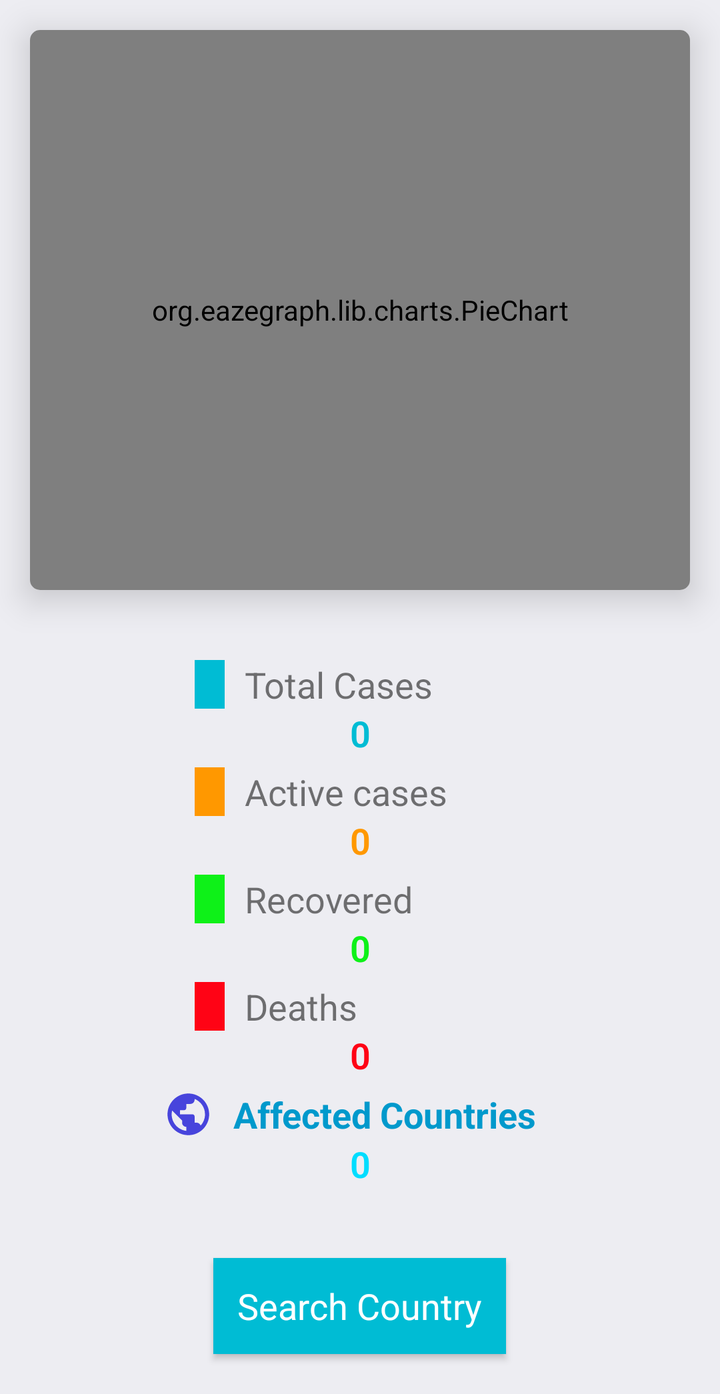
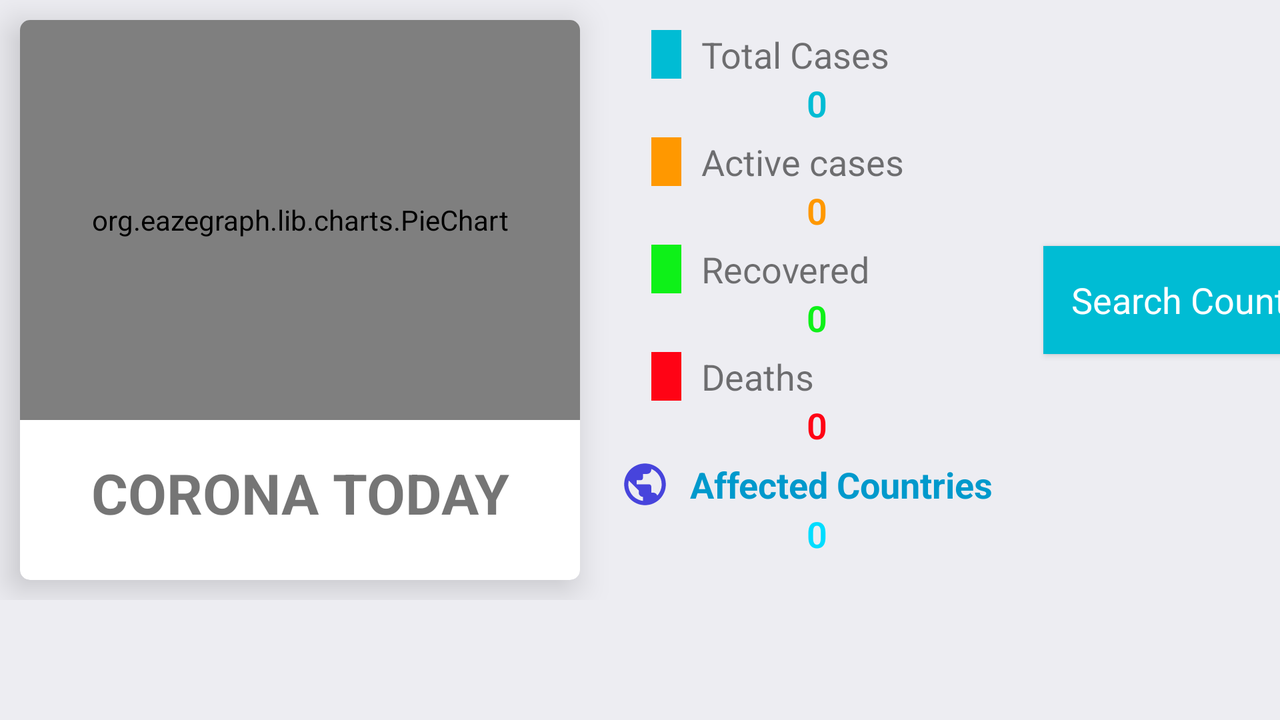

One screen, two layout resources from the same app: the default and the repository's alternative for another configuration. Each is rendered where Android would select it; the XML of both is given below.
<!-- AndroidManifest.xml: activity theme AppTheme.NoActionBar -->
<!-- res/layout/activity_main.xml -->
<?xml version="1.0" encoding="utf-8"?>
<ScrollView xmlns:android="http://schemas.android.com/apk/res/android"
    xmlns:tools="http://schemas.android.com/tools"
    android:layout_width="match_parent"
    android:layout_height="match_parent"
    android:background="@color/color_white"
    tools:context=".MainActivity">

    <LinearLayout xmlns:app="http://schemas.android.com/apk/res-auto"
        android:layout_width="match_parent"
        android:layout_height="wrap_content"
        android:background="@color/color_white"
        android:orientation="vertical">














        <androidx.cardview.widget.CardView
            android:id="@+id/cardViewGraph"
            android:layout_width="match_parent"
            android:background="@mipmap/ic_launcher_foreground"
            android:layout_height="280dp"
            android:layout_margin="@dimen/margin_15"
            app:cardCornerRadius="@dimen/margin_5"
            app:cardElevation="@dimen/padding_10">


            <com.leo.simplearcloader.SimpleArcLoader
                android:id="@+id/loader"
                android:layout_width="60dp"
                android:layout_height="60dp"
                android:layout_gravity="center"
                android:visibility="visible"
                app:arc_style="complete_arc" />

            <org.eazegraph.lib.charts.PieChart
                android:id="@+id/piechart"
                android:layout_width="match_parent"
                android:layout_height="match_parent"
                android:background="@drawable/splash_background"
                android:padding="6dp"
                app:egInnerValueColor="@android:color/black"
                app:egLegendTextSize="@dimen/text_18"
                app:egShowDecimal="true" />


        </androidx.cardview.widget.CardView>


        <LinearLayout
            android:layout_width="match_parent"
            android:layout_height="match_parent"
            android:layout_margin="@dimen/margin_15"
            android:orientation="vertical">

            <LinearLayout
                android:layout_width="match_parent"
                android:layout_height="wrap_content"
                android:layout_marginTop="@dimen/margin_5"
                android:orientation="vertical">

                <LinearLayout
                    android:layout_width="match_parent"
                    android:layout_height="wrap_content"
                    android:gravity="center">

                    <View
                        android:layout_width="@dimen/margin_15"
                        android:layout_height="match_parent"
                        android:background="@color/cases" />

                    <TextView
                        android:layout_width="150dp"
                        android:gravity="start"
                        android:layout_height="wrap_content"
                        android:paddingStart="@dimen/padding_10"
                        android:paddingEnd="@dimen/padding_10"
                        android:text="@string/total_cases"
                        android:textSize="@dimen/text_18" />

                </LinearLayout>

                <TextView
                    android:id="@+id/tvCases"
                    android:layout_width="fill_parent"
                    android:layout_height="wrap_content"
                    android:fontFamily="sans-serif-light"
                    android:gravity="center"
                    android:paddingStart="@dimen/margin_5"
                    android:paddingEnd="@dimen/margin_5"
                    android:text="@string/_0"
                    android:textColor="@color/cases"
                    android:textSize="@dimen/text_18"
                    android:textStyle="bold" />

            </LinearLayout>

            <LinearLayout
                android:orientation="vertical"
                android:layout_width="match_parent"
                android:layout_height="wrap_content"
                android:layout_marginTop="@dimen/margin_5">

                <LinearLayout
                    android:layout_width="match_parent"
                    android:layout_height="wrap_content"
                    android:gravity="center">

                    <View
                        android:layout_width="@dimen/margin_15"
                        android:layout_height="match_parent"
                        android:background="@color/active" />

                    <TextView
                        android:layout_width="150dp"
                        android:gravity="start"
                        android:layout_height="wrap_content"
                        android:paddingStart="@dimen/padding_10"
                        android:paddingEnd="@dimen/padding_10"
                        android:text="@string/active_cases"
                        android:textSize="@dimen/text_18" />
                </LinearLayout>

                <TextView
                    android:id="@+id/tvActive"
                    android:layout_width="fill_parent"
                    android:layout_height="wrap_content"
                    android:fontFamily="sans-serif-light"
                    android:gravity="center"
                    android:layout_gravity="center"
                    android:paddingStart="@dimen/padding_10"
                    android:paddingEnd="@dimen/padding_10"
                    android:text="@string/_0"
                    android:textColor="@color/active"
                    android:textSize="@dimen/text_18"
                    android:textStyle="bold" />


            </LinearLayout>

            <LinearLayout
                android:layout_width="match_parent"
                android:layout_height="wrap_content"
                android:orientation="vertical"
                android:layout_marginTop="@dimen/margin_5">

                <LinearLayout
                    android:gravity="center"
                    android:layout_width="match_parent"
                    android:layout_height="wrap_content">

                    <View
                        android:layout_width="@dimen/margin_15"
                        android:layout_height="match_parent"
                        android:background="@color/recovered" />

                    <TextView
                        android:layout_width="150dp"
                        android:gravity="start"
                        android:layout_height="wrap_content"
                        android:layout_gravity="center"
                        android:paddingStart="@dimen/padding_10"
                        android:paddingEnd="@dimen/padding_10"
                        android:text="@string/recovered"
                        android:textSize="@dimen/text_18" />
                </LinearLayout>

                    <TextView
                        android:id="@+id/tvRecovered"
                        android:layout_width="fill_parent"
                        android:layout_height="wrap_content"
                        android:layout_gravity="end"
                        android:fontFamily="sans-serif-light"
                        android:gravity="center"
                        android:paddingStart="@dimen/padding_10"
                        android:paddingEnd="@dimen/padding_10"
                        android:text="@string/_0"
                        android:textColor="@color/recovered"
                        android:textSize="@dimen/text_18"
                        android:textStyle="bold" />

            </LinearLayout>

            <LinearLayout
                android:layout_width="match_parent"
                android:layout_height="wrap_content"
                android:orientation="vertical"
                android:layout_marginTop="@dimen/margin_5">

                <LinearLayout
                    android:gravity="center"
                    android:layout_width="match_parent"
                    android:layout_height="wrap_content">

                <View
                    android:layout_width="@dimen/margin_15"
                    android:layout_height="match_parent"
                    android:background="@color/deaths" />

                <TextView
                    android:layout_width="150dp"
                    android:gravity="start"
                    android:layout_height="wrap_content"
                    android:paddingStart="@dimen/padding_10"
                    android:paddingEnd="@dimen/padding_10"
                    android:text="@string/deaths"
                    android:textSize="@dimen/text_18" />

                </LinearLayout>
                <TextView
                    android:id="@+id/tvTotalDeaths"
                    android:layout_width="fill_parent"
                    android:layout_height="wrap_content"
                    android:layout_gravity="end"
                    android:fontFamily="sans-serif-light"
                    android:gravity="center"
                    android:paddingStart="@dimen/padding_10"
                    android:paddingEnd="@dimen/padding_10"
                    android:text="@string/_0"
                    android:textColor="@color/deaths"
                    android:textSize="@dimen/text_18"
                    android:textStyle="bold" />

            </LinearLayout>



            <LinearLayout
                android:layout_width="match_parent"
                android:layout_height="wrap_content"
                android:orientation="vertical"
                android:layout_marginTop="@dimen/margin_5">

                <LinearLayout
                    android:gravity="center"
                    android:layout_width="match_parent"
                    android:layout_height="wrap_content">

                    <View
                        android:layout_width="25dp"
                        android:layout_height="@dimen/margin_25"
                        android:background="@drawable/ic_public_black_24dp" />

                    <TextView
                        android:layout_width="wrap_content"
                        android:gravity="start"
                        android:layout_height="wrap_content"
                        android:textColor="@android:color/holo_blue_dark"
                        android:paddingStart="@dimen/padding_10"
                        android:paddingEnd="@dimen/padding_10"
                        android:textStyle="bold"
                        android:text="@string/affected_countries"
                        android:textSize="@dimen/text_18" />

                </LinearLayout>
                <TextView
                    android:id="@+id/tvAffectedCountries"
                    android:layout_width="fill_parent"
                    android:layout_height="wrap_content"
                    android:layout_gravity="end"
                    android:fontFamily="sans-serif-light"
                    android:gravity="center"
                    android:paddingStart="@dimen/padding_10"
                    android:paddingEnd="@dimen/padding_10"
                    android:text="@string/_0"
                    android:textColor="@android:color/holo_blue_bright"
                    android:textSize="@dimen/text_18"
                    android:textStyle="bold" />

            </LinearLayout>


        </LinearLayout>



        <Button
            android:id="@+id/btnTrack"
            android:layout_width="wrap_content"
            android:layout_height="wrap_content"
            android:layout_gravity="center"
            android:layout_margin="@dimen/margin_20"
            android:background="@color/cases"
            android:onClick="goTrackCountries"
            style="@style/Widget.AppCompat.ActionButton"
            android:padding="@dimen/margin_5"
            android:text="@string/search_country"
            android:textColor="@android:color/white"
            android:textSize="@dimen/text_18" />



    </LinearLayout>
</ScrollView>
<!-- resources referenced by this layout -->
<resources>
  <color name="active">#FF9800</color>
  <color name="cases">#00BCD4</color>
  <color name="color_white">#ededf2</color>
  <color name="deaths">#FF0315</color>
  <color name="recovered">#0EF118</color>
  <dimen name="margin_15">15dp</dimen>
  <dimen name="margin_20">20dp</dimen>
  <dimen name="margin_25">25dp</dimen>
  <dimen name="margin_5">5dp</dimen>
  <dimen name="padding_10">10dp</dimen>
  <dimen name="text_18">18sp</dimen>
  <!-- drawable ic_public_black_24dp (drawable) -->
  <vector android:height="24dp" android:tint="#4744DC"
      android:viewportHeight="24.0" android:viewportWidth="24.0"
      android:width="24dp" xmlns:android="http://schemas.android.com/apk/res/android">
      <path android:fillColor="#FF000000" android:pathData="M12,2C6.48,2 2,6.48 2,12s4.48,10 10,10 10,-4.48 10,-10S17.52,2 12,2zM11,19.93c-3.95,-0.49 -7,-3.85 -7,-7.93 0,-0.62 0.08,-1.21 0.21,-1.79L9,15v1c0,1.1 0.9,2 2,2v1.93zM17.9,17.39c-0.26,-0.81 -1,-1.39 -1.9,-1.39h-1v-3c0,-0.55 -0.45,-1 -1,-1L8,12v-2h2c0.55,0 1,-0.45 1,-1L11,7h2c1.1,0 2,-0.9 2,-2v-0.41c2.93,1.19 5,4.06 5,7.41 0,2.08 -0.8,3.97 -2.1,5.39z"/>
  </vector>
  <!-- drawable splash_background (drawable) -->
  <?xml version="1.0" encoding="utf-8"?>
  <layer-list xmlns:android="http://schemas.android.com/apk/res/android">
  
      <item android:drawable="@android:color/white"/>
  
      <item>
          <bitmap android:src="@drawable/covid" android:gravity="center"/>
  
      </item>
  
  </layer-list>
  <!-- mipmap ic_launcher_foreground: png bitmap (mipmap-hdpi, 6674 bytes) -->
  <string name="_0">0</string>
  <string name="active_cases">Active cases</string>
  <string name="affected_countries">Affected Countries</string>
  <string name="deaths">Deaths</string>
  <string name="recovered">Recovered</string>
  <string name="search_country">Search Country</string>
  <string name="total_cases">Total Cases</string>
  <style name="AppTheme.NoActionBar" parent="Theme.AppCompat.DayNight.NoActionBar">
          <item name="colorPrimary">@android:color/holo_purple</item>
          <item name="colorPrimaryDark">@android:color/holo_orange_dark</item>
          <item name="colorAccent">@color/colorAccent</item>
  
          <item name="android:navigationBarColor">@android:color/holo_green_dark</item>
  
      </style>
  <!-- drawable covid: png bitmap (drawable, 37341 bytes) -->
  <color name="colorAccent">#05af9b</color>
</resources>
<!-- res/layout-land/activity_main.xml (the repository's variant of the layout above) -->
<!-- drawn on the phone turned sideways -->
<?xml version="1.0" encoding="utf-8"?>
<ScrollView xmlns:android="http://schemas.android.com/apk/res/android"
    xmlns:app="http://schemas.android.com/apk/res-auto"
    xmlns:tools="http://schemas.android.com/tools"
    android:layout_width="match_parent"
    android:layout_height="match_parent"
    android:background="@color/color_white"
    tools:context=".MainActivity">

    <LinearLayout
        android:layout_width="match_parent"
        android:layout_height="wrap_content"
        android:background="@color/color_white"
        android:orientation="horizontal">














        <androidx.cardview.widget.CardView
            android:id="@+id/cardViewGraph"
            android:layout_width="280dp"
            android:layout_height="280dp"
            android:layout_margin="@dimen/padding_10"
            android:background="@mipmap/ic_launcher_foreground"
            app:cardCornerRadius="@dimen/margin_5"
            app:cardElevation="@dimen/padding_10">



            <com.leo.simplearcloader.SimpleArcLoader
                android:id="@+id/loader"
                android:layout_width="60dp"
                android:layout_height="60dp"
                android:layout_gravity="center"
                android:visibility="visible"
                app:arc_style="complete_arc" />

            <org.eazegraph.lib.charts.PieChart
                android:id="@+id/piechart"
                android:layout_width="280dp"
                android:layout_height="200dp"
                android:background="@color/color_white"
                android:padding="6dp"
                app:egInnerValueColor="@android:color/black"
                app:egLegendTextSize="@dimen/text_18"
                app:egShowDecimal="true" />

            <TextView
                android:layout_width="match_parent"
                android:layout_height="wrap_content"
                android:layout_marginBottom="@dimen/margin_25"
                android:gravity="center_horizontal"
                android:text="@string/world_today"
                android:textAllCaps="true"
                android:layout_gravity="bottom|center"
                android:textSize="28sp"
                android:textStyle="bold" />




        </androidx.cardview.widget.CardView>


        <LinearLayout
            android:layout_width="wrap_content"
            android:layout_height="match_parent"
            android:layout_margin="@dimen/padding_10"
            android:orientation="vertical">

            <LinearLayout
                android:layout_width="match_parent"
                android:layout_height="wrap_content"
                android:layout_marginTop="@dimen/margin_5"
                android:orientation="vertical">

                <LinearLayout
                    android:layout_width="match_parent"
                    android:layout_height="wrap_content"
                    android:gravity="center">

                    <View
                        android:layout_width="@dimen/margin_15"
                        android:layout_height="match_parent"
                        android:background="@color/cases" />

                    <TextView
                        android:layout_width="150dp"
                        android:gravity="start"
                        android:layout_height="wrap_content"
                        android:paddingStart="@dimen/padding_10"
                        android:paddingEnd="@dimen/padding_10"
                        android:text="@string/total_cases"
                        android:textSize="@dimen/text_18" />

                </LinearLayout>

                <TextView
                    android:id="@+id/tvCases"
                    android:layout_width="fill_parent"
                    android:layout_height="wrap_content"
                    android:fontFamily="sans-serif-light"
                    android:gravity="center"
                    android:paddingStart="@dimen/margin_5"
                    android:paddingEnd="@dimen/margin_5"
                    android:text="@string/_0"
                    android:textColor="@color/cases"
                    android:textSize="@dimen/text_18"
                    android:textStyle="bold" />

            </LinearLayout>

            <LinearLayout
                android:orientation="vertical"
                android:layout_width="match_parent"
                android:layout_height="wrap_content"
                android:layout_marginTop="@dimen/margin_5">

                <LinearLayout
                    android:layout_width="match_parent"
                    android:layout_height="wrap_content"
                    android:gravity="center">

                    <View
                        android:layout_width="@dimen/margin_15"
                        android:layout_height="match_parent"
                        android:background="@color/active" />

                    <TextView
                        android:layout_width="150dp"
                        android:gravity="start"
                        android:layout_height="wrap_content"
                        android:paddingStart="@dimen/padding_10"
                        android:paddingEnd="@dimen/padding_10"
                        android:text="@string/active_cases"
                        android:textSize="@dimen/text_18" />
                </LinearLayout>

                <TextView
                    android:id="@+id/tvActive"
                    android:layout_width="fill_parent"
                    android:layout_height="wrap_content"
                    android:fontFamily="sans-serif-light"
                    android:gravity="center"
                    android:layout_gravity="center"
                    android:paddingStart="@dimen/padding_10"
                    android:paddingEnd="@dimen/padding_10"
                    android:text="@string/_0"
                    android:textColor="@color/active"
                    android:textSize="@dimen/text_18"
                    android:textStyle="bold" />


            </LinearLayout>

            <LinearLayout
                android:layout_width="match_parent"
                android:layout_height="wrap_content"
                android:orientation="vertical"
                android:layout_marginTop="@dimen/margin_5">

                <LinearLayout
                    android:gravity="center"
                    android:layout_width="match_parent"
                    android:layout_height="wrap_content">

                    <View
                        android:layout_width="@dimen/margin_15"
                        android:layout_height="match_parent"
                        android:background="@color/recovered" />

                    <TextView
                        android:layout_width="150dp"
                        android:gravity="start"
                        android:layout_height="wrap_content"
                        android:layout_gravity="center"
                        android:paddingStart="@dimen/padding_10"
                        android:paddingEnd="@dimen/padding_10"
                        android:text="@string/recovered"
                        android:textSize="@dimen/text_18" />
                </LinearLayout>

                    <TextView
                        android:id="@+id/tvRecovered"
                        android:layout_width="fill_parent"
                        android:layout_height="wrap_content"
                        android:layout_gravity="end"
                        android:fontFamily="sans-serif-light"
                        android:gravity="center"
                        android:paddingStart="@dimen/padding_10"
                        android:paddingEnd="@dimen/padding_10"
                        android:text="@string/_0"
                        android:textColor="@color/recovered"
                        android:textSize="@dimen/text_18"
                        android:textStyle="bold" />

            </LinearLayout>

            <LinearLayout
                android:layout_width="match_parent"
                android:layout_height="wrap_content"
                android:orientation="vertical"
                android:layout_marginTop="@dimen/margin_5">

                <LinearLayout
                    android:gravity="center"
                    android:layout_width="match_parent"
                    android:layout_height="wrap_content">

                <View
                    android:layout_width="@dimen/margin_15"
                    android:layout_height="match_parent"
                    android:background="@color/deaths" />

                <TextView
                    android:layout_width="150dp"
                    android:gravity="start"
                    android:layout_height="wrap_content"
                    android:paddingStart="@dimen/padding_10"
                    android:paddingEnd="@dimen/padding_10"
                    android:text="@string/deaths"
                    android:textSize="@dimen/text_18" />

                </LinearLayout>
                <TextView
                    android:id="@+id/tvTotalDeaths"
                    android:layout_width="fill_parent"
                    android:layout_height="wrap_content"
                    android:layout_gravity="end"
                    android:fontFamily="sans-serif-light"
                    android:gravity="center"
                    android:paddingStart="@dimen/padding_10"
                    android:paddingEnd="@dimen/padding_10"
                    android:text="@string/_0"
                    android:textColor="@color/deaths"
                    android:textSize="@dimen/text_18"
                    android:textStyle="bold" />

            </LinearLayout>



            <LinearLayout
                android:layout_width="match_parent"
                android:layout_height="wrap_content"
                android:orientation="vertical"
                android:layout_marginTop="@dimen/margin_5">

                <LinearLayout
                    android:gravity="center"
                    android:layout_width="match_parent"
                    android:layout_height="wrap_content">

                    <View
                        android:layout_width="25dp"
                        android:layout_height="@dimen/margin_25"
                        android:background="@drawable/ic_public_black_24dp" />

                    <TextView
                        android:layout_width="wrap_content"
                        android:gravity="start"
                        android:layout_height="wrap_content"
                        android:textColor="@android:color/holo_blue_dark"
                        android:paddingStart="@dimen/padding_10"
                        android:paddingEnd="@dimen/padding_10"
                        android:textStyle="bold"
                        android:text="@string/affected_countries"
                        android:textSize="@dimen/text_18" />

                </LinearLayout>
                <TextView
                    android:id="@+id/tvAffectedCountries"
                    android:layout_width="fill_parent"
                    android:layout_height="wrap_content"
                    android:layout_gravity="end"
                    android:fontFamily="sans-serif-light"
                    android:gravity="center"
                    android:paddingStart="@dimen/padding_10"
                    android:paddingEnd="@dimen/padding_10"
                    android:text="@string/_0"
                    android:textColor="@android:color/holo_blue_bright"
                    android:textSize="@dimen/text_18"
                    android:textStyle="bold" />

            </LinearLayout>



        </LinearLayout>


        <Button
            android:id="@+id/btnTrack"
            style="@style/Widget.AppCompat.ActionButton"
            android:layout_width="150dp"
            android:layout_height="54dp"
            android:layout_gravity="center"
            android:layout_margin="@dimen/margin_5"
            android:background="@color/cases"
            android:onClick="goTrackCountries"
            android:padding="@dimen/margin_5"
            android:text="@string/search_country"
            android:textColor="@android:color/white"
            android:textSize="@dimen/text_18" />

    </LinearLayout>

</ScrollView>
<!-- resources referenced by the variant -->
<!-- as the phone turned sideways resolves them -->
<resources>
  <color name="active">#FF9800</color>
  <color name="cases">#00BCD4</color>
  <color name="color_white">#ededf2</color>
  <color name="deaths">#FF0315</color>
  <color name="recovered">#0EF118</color>
  <dimen name="margin_15">15dp</dimen>
  <dimen name="margin_25">25dp</dimen>
  <dimen name="margin_5">5dp</dimen>
  <dimen name="padding_10">10dp</dimen>
  <dimen name="text_18">18sp</dimen>
  <!-- drawable ic_public_black_24dp (drawable) -->
  <vector android:height="24dp" android:tint="#4744DC"
      android:viewportHeight="24.0" android:viewportWidth="24.0"
      android:width="24dp" xmlns:android="http://schemas.android.com/apk/res/android">
      <path android:fillColor="#FF000000" android:pathData="M12,2C6.48,2 2,6.48 2,12s4.48,10 10,10 10,-4.48 10,-10S17.52,2 12,2zM11,19.93c-3.95,-0.49 -7,-3.85 -7,-7.93 0,-0.62 0.08,-1.21 0.21,-1.79L9,15v1c0,1.1 0.9,2 2,2v1.93zM17.9,17.39c-0.26,-0.81 -1,-1.39 -1.9,-1.39h-1v-3c0,-0.55 -0.45,-1 -1,-1L8,12v-2h2c0.55,0 1,-0.45 1,-1L11,7h2c1.1,0 2,-0.9 2,-2v-0.41c2.93,1.19 5,4.06 5,7.41 0,2.08 -0.8,3.97 -2.1,5.39z"/>
  </vector>
  <!-- mipmap ic_launcher_foreground: png bitmap (mipmap-hdpi, 6674 bytes) -->
  <string name="_0">0</string>
  <string name="active_cases">Active cases</string>
  <string name="affected_countries">Affected Countries</string>
  <string name="deaths">Deaths</string>
  <string name="recovered">Recovered</string>
  <string name="search_country">Search Country</string>
  <string name="total_cases">Total Cases</string>
  <string name="world_today">Corona today</string>
  <style name="AppTheme.NoActionBar" parent="Theme.AppCompat.DayNight.NoActionBar">
          <item name="colorPrimary">@android:color/holo_purple</item>
          <item name="colorPrimaryDark">@android:color/holo_orange_dark</item>
          <item name="colorAccent">@color/colorAccent</item>
  
          <item name="android:navigationBarColor">@android:color/holo_green_dark</item>
  
      </style>
  <color name="colorAccent">#05af9b</color>
</resources>
